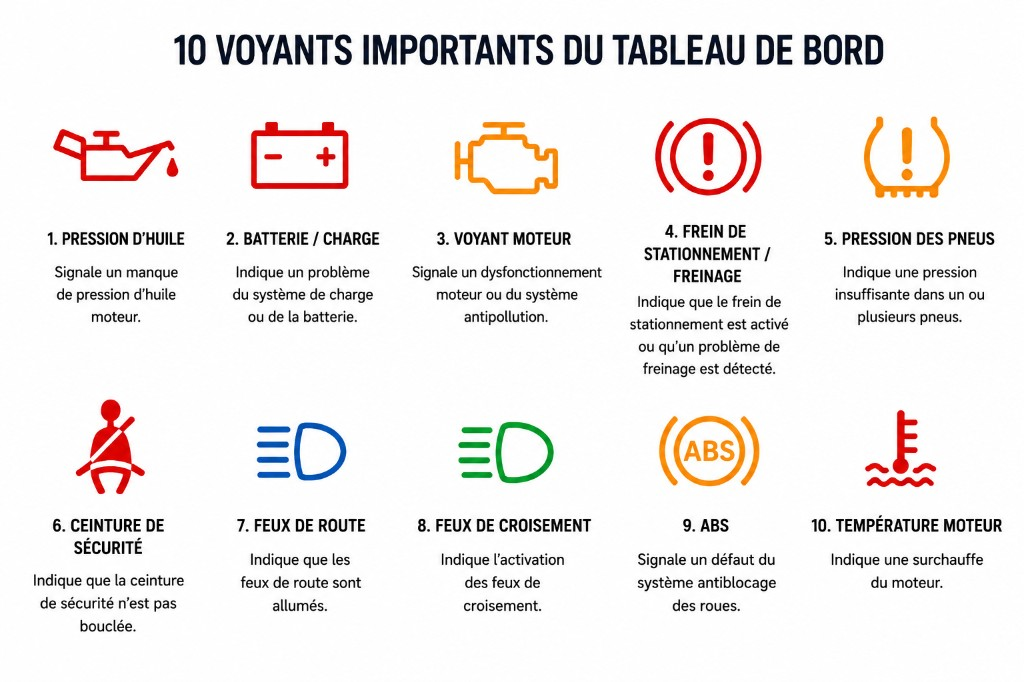
#> input picture src/assets/lessons/voyants-tableau-de-bord.png, 1024 x 682 px
$ python center-voyant-icons.py
#> lines starting #> are read from the running program, lines starting #| are printed output that depends on the picture
#!/usr/bin/env python3
"""Découpe et centre les icônes voyants depuis l'infographie source."""
from __future__ import annotations

from pathlib import Path

from PIL import Image

ROOT = Path(__file__).resolve().parents[1]
SRC = ROOT / "src/assets/lessons/voyants-tableau-de-bord.png"
OUT_DIR = ROOT / "src/assets/lessons/voyants"

CAPTURE = 128
FINAL = 128
WHITE = (255, 255, 255)

# (fichier, colonne x, détecteur couleur)
ICON_SPECS = [
    ("voyant-01-pression-huile.png", 102, "red"),
    ("voyant-02-batterie.png", 307, "red"),
    ("voyant-03-moteur.png", 512, "orange"),
    ("voyant-04-frein.png", 717, "red"),
    ("voyant-05-pneus.png", 906, "orange"),
    ("voyant-06-ceinture.png", 102, "red"),
    ("voyant-07-feux-route.png", 307, "blue"),
    ("voyant-08-feux-croisement.png", 512, "green"),
    ("voyant-09-abs.png", 717, "orange"),
    ("voyant-10-temperature.png", 922, "red"),
]

ROW_RANGES = [(70, 250), (300, 560)]


def matches_color(px: tuple[int, int, int, int], kind: str) -> bool:
    r, g, b, a = px
    if a < 20:
        return False
    if kind == "red":
        return r > 170 and g < 110 and b < 110
    if kind == "orange":
        return r > 190 and 70 < g < 190 and b < 100
    if kind == "green":
        return g > 135 and r < 90 and b < 90
    if kind == "blue":
        return b > 110 and r < 120 and g < 200
    return False


def find_icon_center(sheet: Image.Image, col_x: int, color: str, y_min: int, y_max: int) -> tuple[int, int]:
    """Centre de masse des pixels de l'icône (évite les lignes horizontales du symbole)."""
    px = sheet.load()
    x0, x1 = col_x - 65, col_x + 65
    xs: list[int] = []
    ys: list[int] = []
    for y in range(y_min, y_max):
        for x in range(x0, x1):
            if matches_color(px[x, y], color):
                xs.append(x)
                ys.append(y)
    if not xs:
        return col_x, (y_min + y_max) // 2
    return round(sum(xs) / len(xs)), round(sum(ys) / len(ys))


def trim_icon(crop: Image.Image) -> Image.Image:
    pixels = crop.load()
    w, h = crop.size
    bbox = None
    for y in range(h):
        for x in range(w):
            r, g, b, a = pixels[x, y]
            if a < 20 or (r > 242 and g > 242 and b > 242):
                continue
            if max(r, g, b) < 100:
                continue
            spread = max(r, g, b) - min(r, g, b)
            if spread < 18 and max(r, g, b) < 160:
                continue
            if r > 170 and g < 110 and b < 110:
                pass
            elif r > 190 and 70 < g < 190 and b < 100:
                pass
            elif g > 135 and r < 90 and b < 90:
                pass
            elif b > 110 and r < 120 and g < 200:
                pass
            else:
                continue
            if bbox is None:
                bbox = [x, y, x, y]
            else:
                bbox[0] = min(bbox[0], x)
                bbox[1] = min(bbox[1], y)
                bbox[2] = max(bbox[2], x)
                bbox[3] = max(bbox[3], y)
    if not bbox:
        return crop
    pad = 8
    return crop.crop(
        (
            max(0, bbox[0] - pad),
            max(0, bbox[1] - pad),
            min(w, bbox[2] + pad + 1),
            min(h, bbox[3] + pad + 1),
        )
    )


def center_on_square(icon: Image.Image, size: int = FINAL) -> Image.Image:
    iw, ih = icon.size
    max_side = max(iw, ih, 1)
    margin = 14
    scale = min(1.0, (size - margin) / max_side)
    nw = max(1, round(iw * scale))
    nh = max(1, round(ih * scale))
    icon = icon.resize((nw, nh), Image.Resampling.LANCZOS)
    out = Image.new("RGBA", (size, size), (*WHITE, 255))
    out.paste(icon, ((size - nw) // 2, (size - nh) // 2), icon)
    return out.convert("RGB")


def main() -> None:
    OUT_DIR.mkdir(parents=True, exist_ok=True)
    sheet = Image.open(SRC).convert("RGBA")
    half = CAPTURE // 2

    for index, (filename, col_x, color) in enumerate(ICON_SPECS):
        y_min, y_max = ROW_RANGES[index // 5]
        cx, cy = find_icon_center(sheet, col_x, color, y_min, y_max)
        left = max(0, cx - half)
        top = max(0, cy - half)
        right = min(sheet.width, cx + half)
        bottom = min(sheet.height, cy + half)
        crop = sheet.crop((left, top, right, bottom))
        icon = trim_icon(crop)
        out = center_on_square(icon)
        out.save(OUT_DIR / filename, "PNG", optimize=True)
        print(f"{filename}: centre ({cx},{cy}) trim {icon.size}")
#> this loop made 10 passes
#> (cx, cy, left, top, right, bottom) on passes 1 to 10: (106, 153, 42, 89, 170, 217), (299, 156, 235, 92, 363, 220), (506, 158, 442, 94, 570, 222), (708, 156, 644, 92, 772, 220), (906, 163, 842, 99, 970, 227), (111, 449, 47, 385, 175, 513), (298, 453, 234, 389, 362, 517), (502, 452, 438, 388, 566, 516), (709, 450, 645, 386, 773, 514), (901, 458, 837, 394, 965, 522)
#| voyant-01-pression-huile.png: centre (106,153) trim (125, 68)
#| voyant-02-batterie.png: centre (299,156) trim (113, 83)
#| voyant-03-moteur.png: centre (506,158) trim (119, 88)
#| voyant-04-frein.png: centre (708,156) trim (122, 93)
#| voyant-05-pneus.png: centre (906,163) trim (102, 97)
#| voyant-06-ceinture.png: centre (111,449) trim (84, 110)
#| voyant-07-feux-route.png: centre (298,453) trim (105, 73)
#| voyant-08-feux-croisement.png: centre (502,452) trim (111, 77)
#> (further printed lines are left out)
#> pass 1, in main, `crop = sheet.crop((left, top, right, bottom))`:
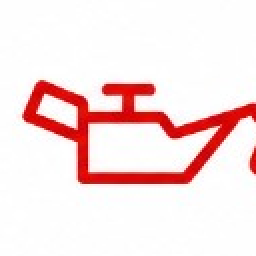
#> crop: PIL image 128x128 RGBA (shown 2 times larger); mean R, G, B, A 248.3, 226, 225.7, 255
#> pass 1, in main, `icon = trim_icon(crop)`:
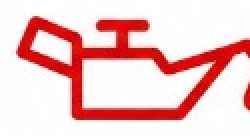
#> icon: PIL image 125x68 RGBA (shown 2 times larger); mean R, G, B, A 243, 200, 199.5, 255
#> pass 1, in center_on_square, `icon = icon.resize((nw, nh), Image.Resampling.LANCZOS)`:
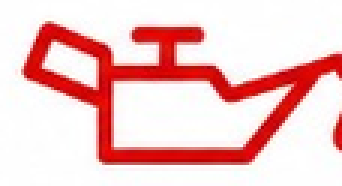
#> icon: PIL image 114x62 RGBA (shown 3 times larger); mean R, G, B, A 242.6, 199.9, 199.5, 255
#> after the loop:
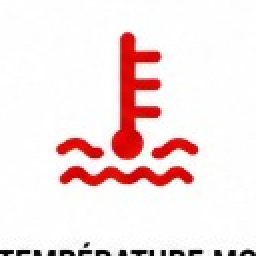
#> crop: PIL image 128x128 RGBA (shown 2 times larger); mean R, G, B, A 245.9, 228.5, 228.2, 255
#> after the loop:
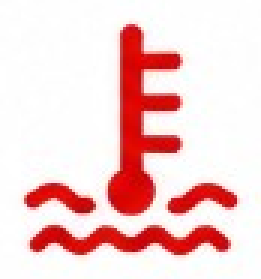
#> icon: PIL image 87x93 RGBA (shown 3 times larger); mean R, G, B, A 244.9, 209.7, 209.2, 255
#> after the loop:
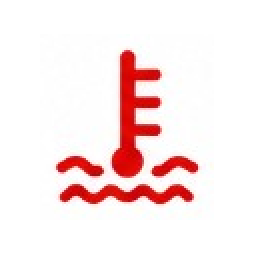
#> out: PIL image 128x128 RGB (shown 2 times larger); mean R, G, B 250, 232.6, 232.4

    print("Terminé.")


if __name__ == "__main__":
    main()

$ run again, with src/assets/lessons/demarrer-arreter.png copied over src/assets/lessons/voyants-tableau-de-bord.png
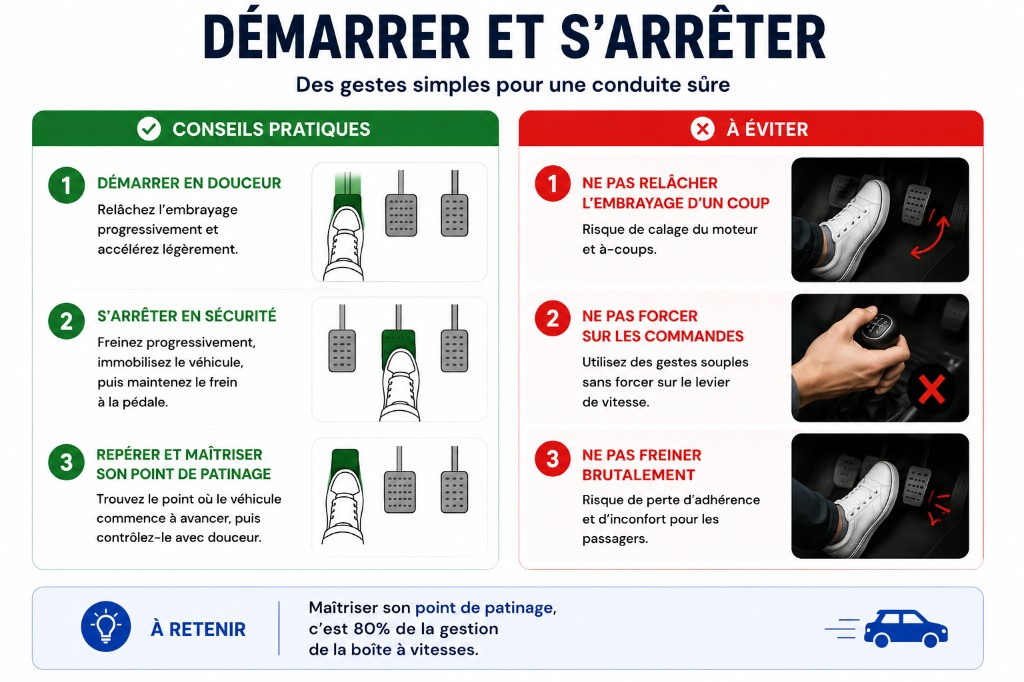
#> input picture src/assets/lessons/demarrer-arreter.png, 1024 x 682 px
#> the loop in main, `for index, (filename, col_x, color) in enumerate(ICON_SPECS):` made 10 passes
#> (cx, cy, left, top, right, bottom) on passes 1 to 8: (102, 160, 38, 96, 166, 224), (307, 160, 243, 96, 371, 224), (553, 180, 489, 116, 617, 244), (712, 137, 648, 73, 776, 201), (906, 160, 842, 96, 970, 224), (102, 430, 38, 366, 166, 494), (305, 421, 241, 357, 369, 485), (512, 430, 448, 366, 576, 494)
#> (printed output is left out)
#> pass 1, in center_on_square, `icon = icon.resize((nw, nh), Image.Resampling.LANCZOS)`:
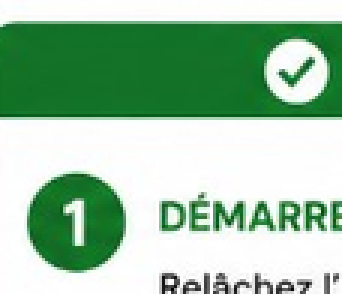
#> icon: PIL image 114x98 RGBA (shown 3 times larger); mean R, G, B, A 156.6, 194.6, 164.8, 255
#> after the loop in main, `for index, (filename, col_x, color) in enumerate(ICON_SPECS):`:
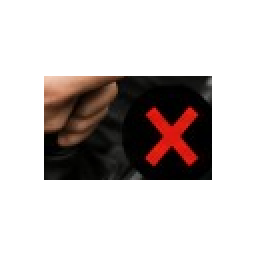
#> out: PIL image 128x128 RGB (shown 2 times larger); mean R, G, B 201.3, 194.2, 192.6
